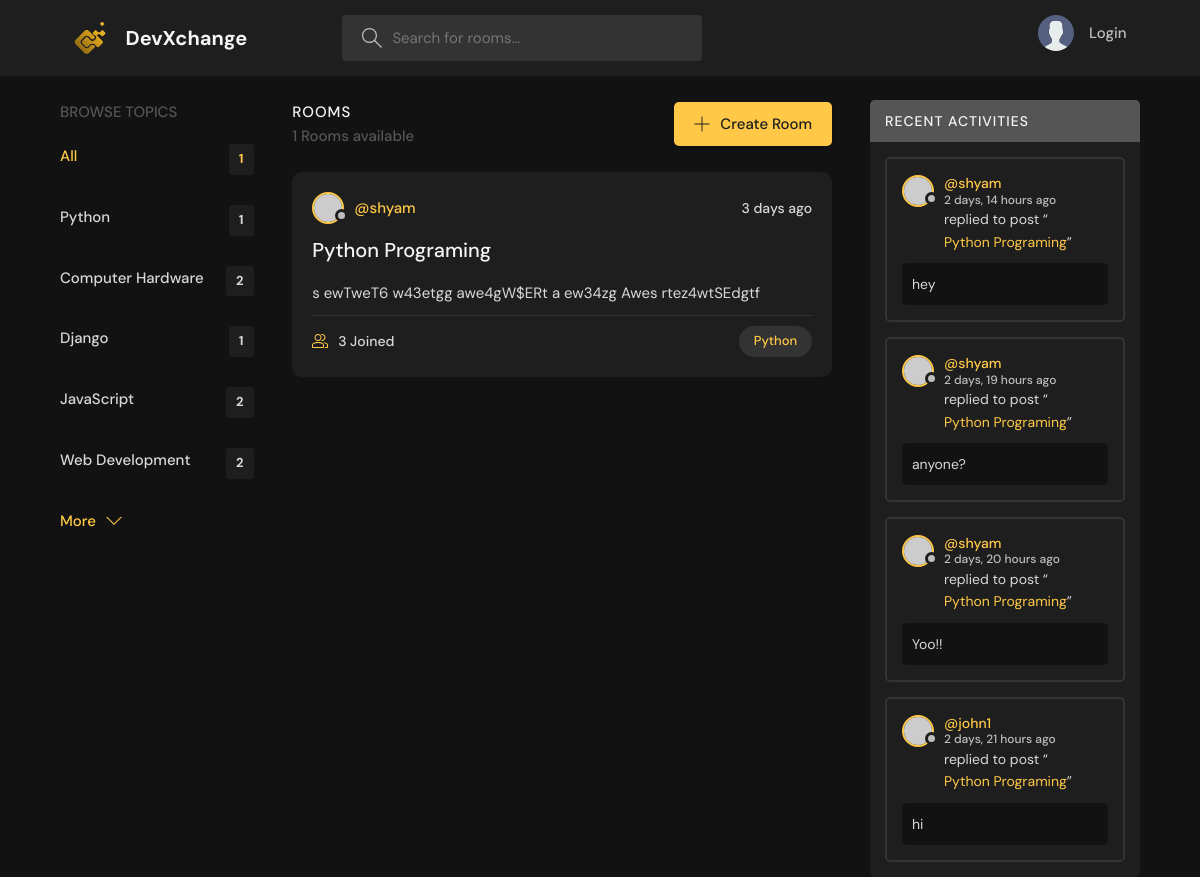
Page /?q=python on the earlier database version.
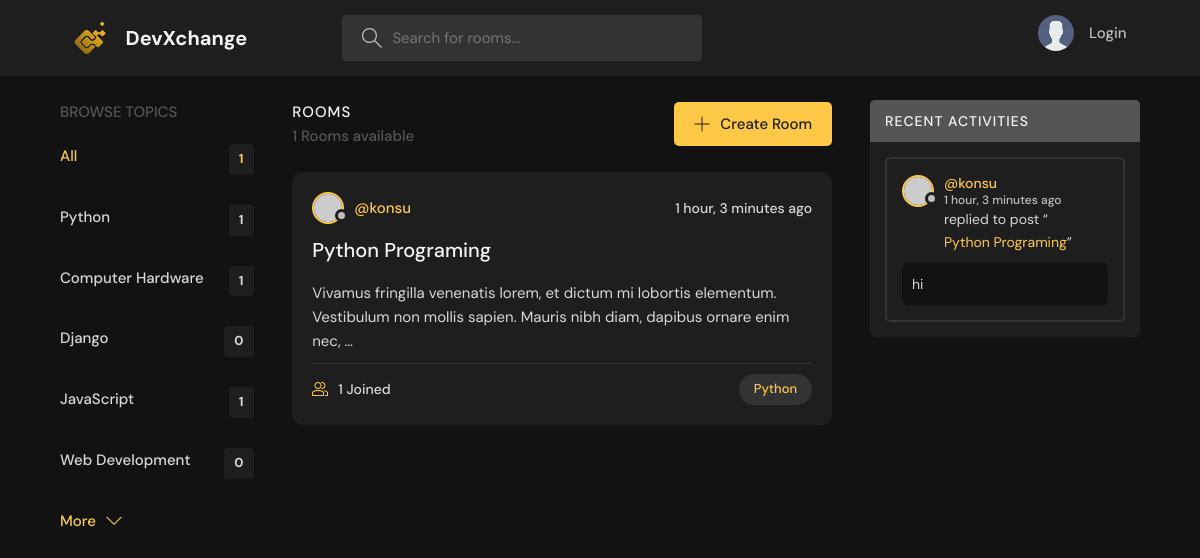
Same page on the later database version.
### base/models.py (models this page shows, shortened)
class Topic(models.Model):
    name = models.CharField(max_length=128)

class Room(models.Model):
    host = models.ForeignKey(User,on_delete=models.CASCADE,null=True)
    topic = models.ForeignKey(Topic,on_delete=models.SET_NULL,null=True)
    name = models.CharField(max_length=256)
    description = models.TextField(null=True , blank= True)
    participants = models.ManyToManyField(User,related_name='participants',blank=True)
    updated = models.DateTimeField(auto_now=True)
    created = models.DateTimeField(auto_now_add=True)
    class Meta:
        ordering = ['-updated','-created']
    def __str__(self):
        return self.name

class Message(models.Model):
    user = models.ForeignKey(User,on_delete=models.CASCADE)
    room = models.ForeignKey(Room,on_delete=models.CASCADE)
    body = models.TextField()
    updated = models.DateTimeField(auto_now=True)
    created = models.DateTimeField(auto_now_add=True)
    class Meta:
        ordering = ['-updated','-created']

### base/views.py (the view)
# urls.py: path('',views.home,name="home"),
def home(request):
    q = request.GET.get('q') if request.GET.get('q') != None else ''
    rooms = Room.objects.filter(
        Q(topic__name__icontains=q) |
        Q(name__icontains=q) |
        Q(description__icontains=q)
        )
    Topics =Topic.objects.all()[0:5]
    room_count = rooms.count()
    room_messages = Message.objects.filter(Q(room__topic__name__icontains=q))
    context = {'rooms':rooms,'Topics':Topics,'room_count':room_count,'room_messages':room_messages}
    return render (request, 'base/home.html',context)

### templates/base/home.html (shortened to what this page needs)
{% extends 'main.html' %}
{% block content %}
    <main class="layout layout--3">
      <div class="container">
        {% include 'base/topics_component.html' %}
        <div class="roomList">
          <div class="roomList__header">
            <div>
              <h2>Rooms</h2>
              <p> {{room_count}} Rooms available</p>
            </div>
            <a class="btn btn--main" href="{% url 'create-room' %}">
              <svg version="1.1" xmlns="http://www.w3.org/2000/svg" width="32" height="32" viewBox="0 0 32 32">
                <title>add</title>
                <path
                  d="M16.943 0.943h-1.885v14.115h-14.115v1.885h14.115v14.115h1.885v-14.115h14.115v-1.885h-14.115v-14.115z"
                ></path>
              </svg>
              Create Room
            </a>
          </div>
          {% include 'base/feed_component.html' %}
        </div>
        {% include 'base/activity_component.html' %}
      </div>
    </main>
{% endblock content %}

### templates/base/topics_component.html
<div class="topics">
    <div class="topics__header">
      <h2>Browse Topics</h2>
    </div>
    <ul class="topics__list">
      <li>
        <a href="{% url 'home' %}" class="active">All <span>{{room_count}}</span></a>
      </li>
    {% for Topic in Topics  %}
      <li>
        <a href = "{% url 'home' %}?q={{Topic.name}}">{{Topic.name}} <span>{{Topic.room_set.all.count}}</span></a>
      </li>
    {% endfor %}
    </ul>
    <a class="btn btn--link" href="{% url 'topics' %}">
      More
      <svg version="1.1" xmlns="http://www.w3.org/2000/svg" width="32" height="32" viewBox="0 0 32 32">
        <title>chevron-down</title>
        <path d="M16 21l-13-13h-3l16 16 16-16h-3l-13 13z"></path>
      </svg>
    </a>
  </div>

### templates/base/feed_component.html (shortened to what this page needs)
{%for room in rooms%}
    <div class="roomListRoom">
        <div class="roomListRoom__header">
        <a href="{% url 'user-profile' room.host.id %}" class="roomListRoom__author">
            <div class="avatar avatar--small">
            <img src="https://randomuser.me/api/portraits/women/11.jpg" />
            </div>
            <span>@{{room.host.username}}</span>
        </a>
        <div class="roomListRoom__actions">
            <span>{{room.created|timesince}} ago</span>
        </div>
        </div>
        <div class="roomListRoom__content">
        <a href="{% url 'room' room.id %}">{{room.name}}</a>
        <p>
            {{room.description|truncatewords:20}}
        </p>
        </div>
        <div class="roomListRoom__meta">
        <a href="{% url 'room' room.id %}" class="roomListRoom__joined">
            {{room.participants.all.count}} Joined
        </a>
        <p class="roomListRoom__topic">
        <a href ="{% url 'home' %}?q={{room.topic.name}}">
            {{room.topic.name}}
        </a>
        </p>
        </div>
    </div>
{% endfor %}

### templates/base/activity_component.html (shortened to what this page needs)
<div class="activities">
        <div class="activities__header">
          <h2>Recent Activities</h2>
        </div>
        {% for message in  room_messages %}
        <div class="activities__box">
          <div class="activities__boxHeader roomListRoom__header">
            <a href="{% url 'user-profile' message.user.id %}" class="roomListRoom__author">
              <div class="avatar avatar--small">
                <img src="https://randomuser.me/api/portraits/women/11.jpg" />
              </div>
              <p>
                @{{message.user}}
                <span>{{message.created|timesince}} ago</span>
              </p>
            </a>
          </div>
          <div class="activities__boxContent">
            <p>replied to post “<a href = {% url 'room' message.room.id %} >{{message.room}} </a>”</p>
            <div class="activities__boxRoomContent">
              {{message.body}}
            </div>
          </div>
        </div>
        {% endfor %}
</div>

Differences in the rows shown:
removed Room: host.username "shyam", created "3 days", name "Python Programing", description "s ewTweT6 w43etgg awe4gW$ERt a ew34zg Awes rtez4wtSEdgtf", participants.all.count "3", topic.name "Python"
removed Message: user "shyam", created "2 days, 14 hours", room "Python Programing", body "hey"
removed Message: user "shyam", created "2 days, 19 hours", room "Python Programing", body "anyone?"
removed Message: user "shyam", created "2 days, 20 hours", room "Python Programing", body "Yoo!!"
removed Message: user "john1", created "2 days, 21 hours", room "Python Programing", body "hi"
computed for Topic "Computer Hardware": room_set.all.count "2" → "1"
computed for Topic "Django": room_set.all.count "1" → "0"
computed for Topic "JavaScript": room_set.all.count "2" → "1"
computed for Topic "Web Development": room_set.all.count "2" → "0"
added Room: host.username "konsu", created "1 hour, 3 minutes", name "Python Programing", description "Vivamus fringilla venenatis lorem, et dictum mi lobortis elementum. Vestibulum non mollis sapien. Mauris nibh diam, dapibus ornare enim nec, …", participants.all.count "1", topic.name "Python"
added Message: user "konsu", created "1 hour, 3 minutes", room "Python Programing", body "hi"
